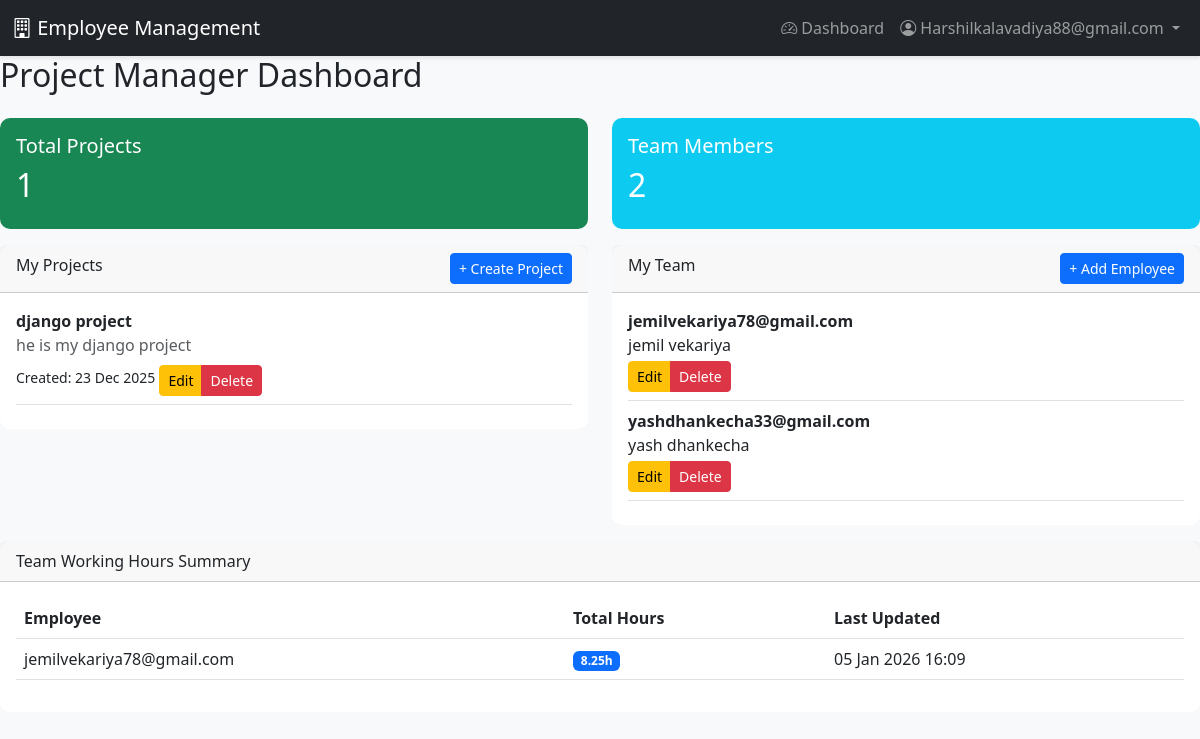
/dashboard/ (signed in), run on an earlier commit of the app's database.
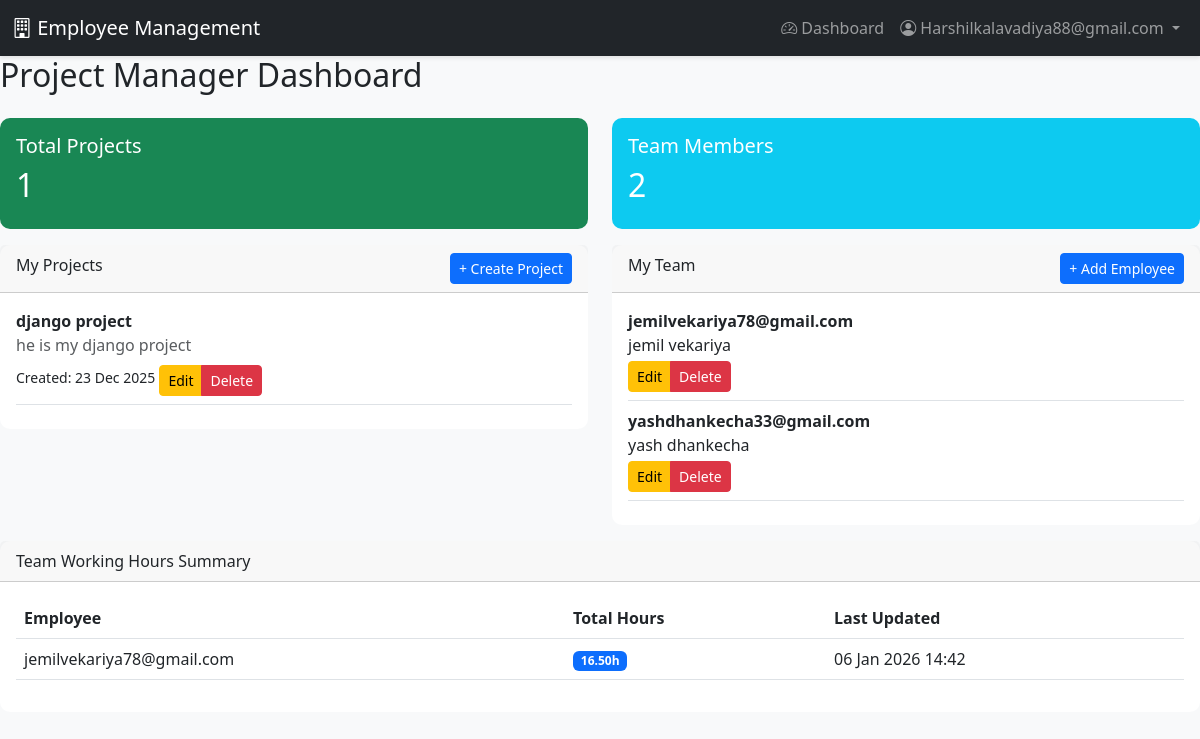
And on a later commit of the database.
### accounts/models.py (models this page shows, shortened)
class WorkingHoursSummary(models.Model):
    employee = models.ForeignKey(User, on_delete=models.CASCADE, related_name='hours_summary')
    pm = models.ForeignKey(User, on_delete=models.CASCADE, related_name='team_hours')
    total_hours = models.DecimalField(max_digits=10, decimal_places=2, default=0)
    last_updated = models.DateTimeField(auto_now=True)
    class Meta:
        db_table = 'working_hours_summary'
        unique_together = ['employee', 'pm']
        verbose_name = 'Working Hours Summary'
        verbose_name_plural = 'Working Hours Summaries'

class User(AbstractUser):
    ROLE_CHOICES = (
        ('EMPLOYEE', 'Employee'),
        ('PM', 'Project Manager'),
        ('ADMIN', 'Admin'),
    )
    username = None
    email = models.EmailField(unique=True)
    role = models.CharField(max_length=10, choices=ROLE_CHOICES, default='EMPLOYEE')
    profile_image = models.ImageField(upload_to='profiles/', null=True, blank=True)
    is_verified = models.BooleanField(default=False)
    verification_token = models.CharField(max_length=100, blank=True)
    created_by = models.ForeignKey('self', on_delete=models.SET_NULL, null=True, blank=True, related_name='created_users')
    USERNAME_FIELD = 'email'
    REQUIRED_FIELDS = []
    objects = UserManager()
    class Meta:
        db_table = 'users'
        verbose_name = 'User'
        verbose_name_plural = 'Users'

### accounts/views.py (the view)
# urls.py: path('dashboard/', views.dashboard, name='dashboard'),
@login_required
def dashboard(request):
    user = request.user
    if user.role == 'ADMIN':
        return admin_dashboard(request)
    elif user.role == 'PM':
        return pm_dashboard(request)
    elif user.role == 'EMPLOYEE':
        return employee_dashboard(request)
    messages.error(request, "Your role is not configured. Please contact admin.")
    return redirect('login')

### accounts/views.py (called while the page is built)
@login_required
def pm_dashboard(request):
    if request.user.role != 'PM':
        messages.error(request, 'Access denied')
        return redirect('dashboard')
    context = {
        'projects': Project.objects.filter(created_by=request.user).order_by('-created_at'),
        'employees': User.objects.filter(created_by=request.user, role='EMPLOYEE'),
        'hours_summary': WorkingHoursSummary.objects.filter(pm=request.user),
        'total_projects': Project.objects.filter(created_by=request.user).count(),
        'total_employees': User.objects.filter(created_by=request.user, role='EMPLOYEE').count(),
    }
    return render(request, 'pm_dashboard.html', context)

### accounts/templates/pm_dashboard.html (shortened to what this page needs)
{% extends 'base.html' %}
{% block content %}
<h2>Project Manager Dashboard</h2>
<div class="row mt-4">
    <div class="col-md-6">
        <div class="card text-white bg-success mb-3">
            <div class="card-body">
                <h5>Total Projects</h5>
                <h2>{{ total_projects }}</h2>
            </div>
        </div>
    </div>
    <div class="col-md-6">
        <div class="card text-white bg-info mb-3">
            <div class="card-body">
                <h5>Team Members</h5>
                <h2>{{ total_employees }}</h2>
            </div>
        </div>
    </div>
</div>
<div class="row">
    <div class="col-md-6">
        <div class="card">
            <div class="card-header d-flex justify-content-between">
                <span>My Projects</span>
                <a href="{% url 'project_create' %}" class="btn btn-sm btn-primary">+ Create Project</a>
            </div>
            <div class="card-body">
                {% for project in projects %}
                    <div class="border-bottom pb-2 mb-2">
                        <strong>{{ project.name }}</strong>
                        <p class="text-muted mb-1">{{ project.description|truncatewords:10 }}</p>
                        <small>Created: {{ project.created_at|date:"d M Y" }}</small>
                        <div class="btn-group btn-group-sm mt-1">
                            <a href="{% url 'project_update' project.pk %}" class="btn btn-warning btn-sm">Edit</a>
                            <a href="{% url 'project_delete' project.pk %}" class="btn btn-danger btn-sm">Delete</a>
                        </div>
                    </div>
                {% empty %}
                    <p class="text-muted">No projects yet</p>
                {% endfor %}
            </div>
        </div>
    </div>
    <div class="col-md-6">
        <div class="card">
            <div class="card-header d-flex justify-content-between">
                <span>My Team</span>
                <a href="{% url 'employee_create' %}" class="btn btn-sm btn-primary">+ Add Employee</a>
            </div>
            <div class="card-body">
                {% for emp in employees %}
                    <div class="border-bottom pb-2 mb-2">
                        <strong>{{ emp.email }}</strong>
                        <p class="mb-0">{{ emp.get_full_name|default:"-" }}</p>
                        <div class="btn-group btn-group-sm mt-1">
                            <a href="{% url 'employee_update' emp.pk %}" class="btn btn-warning btn-sm">Edit</a>
                            <a href="{% url 'employee_delete' emp.pk %}" class="btn btn-danger btn-sm">Delete</a>
                        </div>
                    </div>
                {% empty %}
                    <p class="text-muted">No team members yet</p>
                {% endfor %}
            </div>
        </div>
    </div>
</div>
<div class="row mt-3">
    <div class="col-12">
        <div class="card">
            <div class="card-header">Team Working Hours Summary</div>
            <div class="card-body">
                <table class="table">
                    <thead>
                        <tr>
                            <th>Employee</th>
                            <th>Total Hours</th>
                            <th>Last Updated</th>
                        </tr>
                    </thead>
                    <tbody>
                        {% for summary in hours_summary %}
                            <tr>
                                <td>{{ summary.employee.email }}</td>
                                <td><span class="badge bg-primary">{{ summary.total_hours }}h</span></td>
                                <td>{{ summary.last_updated|date:"d M Y H:i" }}</td>
                            </tr>
                        {% empty %}
                            <tr><td colspan="3" class="text-center">No data available</td></tr>
                        {% endfor %}
                    </tbody>
                </table>
            </div>
        </div>
    </div>
</div>
{% endblock %}

What changed in the data, as far as the page shows it:
changed WorkingHoursSummary "jemilvekariya78@gmail.com": total_hours "8.25" → "16.50"; last_updated "05 Jan 2026 16:09" → "06 Jan 2026 14:42"
